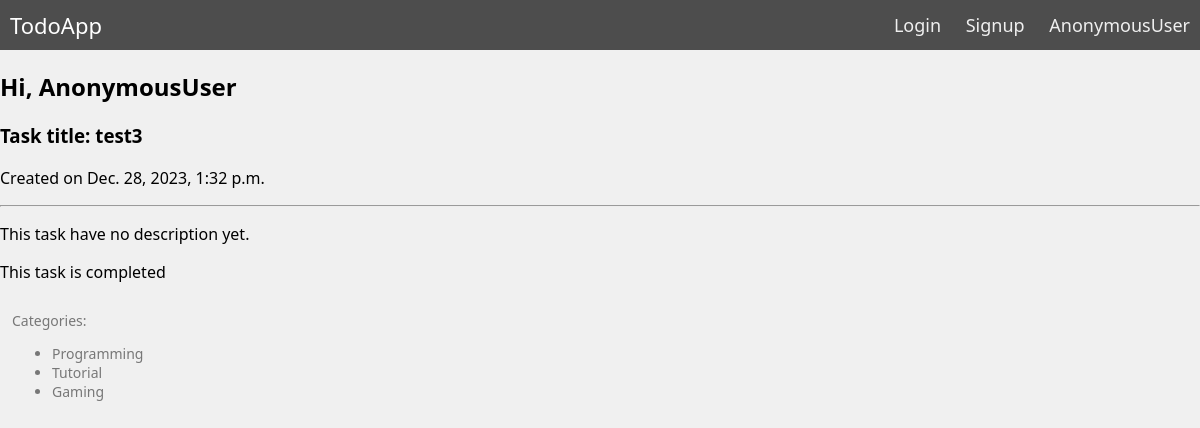
Screenshot of /task-detail/10/ with the database file from the repository.
### todo/models.py (models this page shows, shortened)
class Task(models.Model):
    STATUS_CHOICES = [
        ('pending', 'pending'),
        ('in progress', 'in progress'),
        ('completed', 'completed'),
    ]
    title = models.CharField(max_length=255)
    description = models.TextField(blank=True, null=True)
    created = models.DateTimeField(auto_now_add=True)
    status = models.CharField(max_length=11, choices=STATUS_CHOICES, default='pending')
    assigned_user = models.ForeignKey(User, on_delete=models.CASCADE, related_name='tasks')
    categories = models.ManyToManyField(Category, blank=True)

class Category(models.Model):
    name = models.CharField(max_length=255)
    class Meta:
        verbose_name_plural = 'Categories'

### todo/views.py (the view)
# urls.py: path('task-detail/<int:task_id>/', views.task_detail, name='task-detail'),
def task_detail(request, task_id):
    task = get_object_or_404(Task, id=task_id)
    return render(request, 'todo/task_detail.html', {
        'task': task,
    })

### todo/templates/todo/task_detail.html (shortened to what this page needs)
{% extends 'base.html' %}
{% block content %}
    <h2>Hi, {{ user }}</h2>
    <div class="task-detail">
        <h3>Task title: {{ task.title }}</h3>
        <p>Created on {{ task.created }}</p>
        <hr>
        {% if task.description %}
            <p>Description: {{ task.description }}</p>
        {% else %}
            <p>This task have no description yet.</p>
        {% endif %}
        <p>This task is {{ task.status }}</p>
        {% if task.categories.all %}
            <div class="categories">
                Categories:
                <ul>
                    {% for category in task.categories.all %}
                        <li>
                            {{ category.name }}
                        </li>
                    {% endfor %}
                </ul>
            </div>
        {% else %}
            <p>This task is not assigned to any category</p>
        {% endif %}
    </div>
{% endblock %}

### static/css/styles.css (style rules this page uses)
* { box-sizing: border-box; }
body { background-color: #f0f0f0; margin: 0px; font-family: 'segoe ui'; }
.categories { padding: 12px; font-size: 14px; color: #777777; }

### rows the page displays
Task: title "test3", created "Dec. 28, 2023, 1:32 p.m.", status "completed"
Category: name "Programming"
Category: name "Tutorial"
Category: name "Gaming"

### other values shown
{{ user }} "AnonymousUser"
